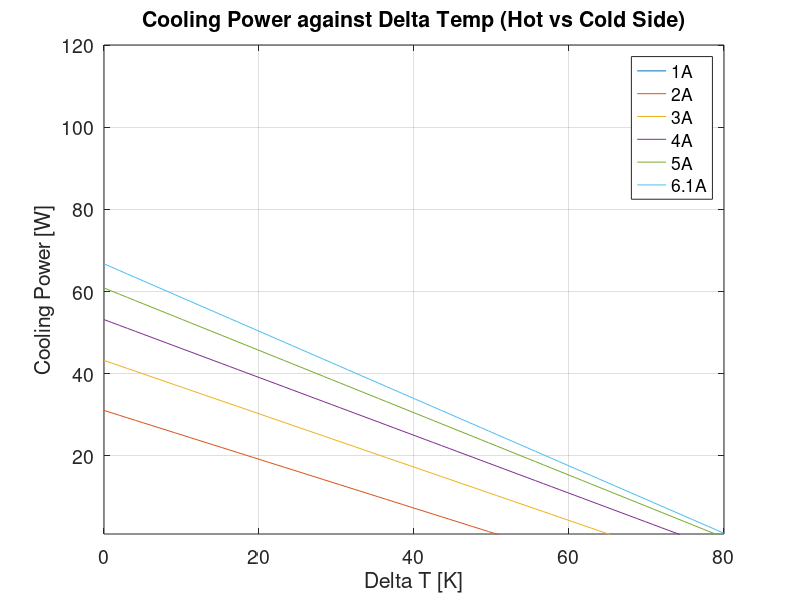

This figure's MATLAB source:
%% Properties for calculation

clear global;
clc;clear;

%% Declare variables as global for use in other scripts (bad practice)
global kin_visc_air Cp_air k_air alpha_air Pr_air rho_air 
global R_e_hc R_k_hc alpha_seeback num_semi_cond


%% Properties

% % USED FOR HIGHER COOLING POWER (MORE CURRENT DRAWN)
% % Bismuth Telluride Peltier element properties (TEC1-12710)
% alpha_s_pos = 1.15 * 10^-4;           % V/degC
% alpha_s_neg = -1.1 * 10^-4;          % V/degC
% rho_e_pos = 0.28 * 10^-5;                   % Ohm-m
% rho_e_neg = rho_e_pos;               % Ohm-m
% k_bismuth_pos = 1.7;                 % W/mK
% k_bismuth_neg = 1.65;                % W/mK
% width_semi_cond = 0.00135;            % m 
% height_semi_cond = 0.0019;           % m
% num_semi_cond = 252;                 % 127 couples


% % Bismuth Telluride Peltier element properties (TEC1-12706) - correct
alpha_s_pos = 1.25 * 10^-4;           % V/degC
alpha_s_neg = -1.25 * 10^-4;          % V/degC
rho_e_pos = 0.28 * 10^-5;                   % Ohm-m
rho_e_neg = rho_e_pos;               % Ohm-m
k_bismuth_pos = 2.0;                 % W/mK
k_bismuth_neg = 2.0;                % W/mK
width_semi_cond = 0.0011;            % m 
height_semi_cond = 0.0022;           % m
num_semi_cond = 220;                 % 127 couples


% % Table C.9 - Bismuth Telluride Peltier element properties (TEC1-12706)
% alpha_s_pos = 1.05 * 10^-4;           % V/degC
% alpha_s_neg = -1.05 * 10^-4;          % V/degC
% rho_e_pos = 0.5 * 10^-5;                   % Ohm-m
% rho_e_neg = rho_e_pos;               % Ohm-m
% k_bismuth_pos = 0.8;                 % W/mK
% k_bismuth_neg = 0.8;                % W/mK
% width_semi_cond = 0.0018;            % m (NOT TOO SURE..)
% height_semi_cond = 0.0027;           % m
% num_semi_cond = 254;                 % 127 couples

alpha_seeback = alpha_s_pos - alpha_s_neg;
R_e_hc = (height_semi_cond/(width_semi_cond^2)) * (rho_e_pos + rho_e_neg);
R_k_hc = 1 / ( num_semi_cond * (width_semi_cond^2/height_semi_cond) * (k_bismuth_pos + k_bismuth_neg) );

%% Plot cooling power against delta T curve

% T_h = 27 + 273.16;
T_h = 50 + 273.16;

delta_T_max = 80;
iters = 80;
delta_T_arr = linspace(0, delta_T_max, iters);
cooling_power_arr_1_amp = zeros(iters, 1);
cooling_power_arr_2_amp = zeros(iters, 1);
cooling_power_arr_3_amp = zeros(iters, 1);
cooling_power_arr_4_amp = zeros(iters, 1);
cooling_power_arr_5_amp = zeros(iters, 1);
cooling_power_arr_6_amp = zeros(iters, 1);




for i = 1:length(delta_T_arr)
    
    T_c = T_h - delta_T_arr(i);
    
%     % 1 A
    J_e = 1;
%     cooling_power_arr_1_amp(i) = -(num_semi_cond * alpha_seeback * J_e * T_c) + (delta_T_arr(i) / R_k_hc) + (0.5 * num_semi_cond * R_e_hc * J_e^2);
    
    % 2 A
%     J_e = 2;
    J_e = 2;
    cooling_power_arr_2_amp(i) = -(num_semi_cond * alpha_seeback * J_e * T_c) + (delta_T_arr(i) / R_k_hc) + (0.5 * num_semi_cond * R_e_hc * J_e^2);
    
    % 3 A
    J_e = 3;
%     J_e = 4;
    cooling_power_arr_3_amp(i) = -(num_semi_cond * alpha_seeback * J_e * T_c) + (delta_T_arr(i) / R_k_hc) + (0.5 * num_semi_cond * R_e_hc * J_e^2);
    
    % 4 A
    J_e = 4;
%     J_e = 6;
    cooling_power_arr_4_amp(i) = -(num_semi_cond * alpha_seeback * J_e * T_c) + (delta_T_arr(i) / R_k_hc) + (0.5 * num_semi_cond * R_e_hc * J_e^2);
    
    % 5 A
    J_e = 5;
%     J_e = 8;
    cooling_power_arr_5_amp(i) = -(num_semi_cond * alpha_seeback * J_e * T_c) + (delta_T_arr(i) / R_k_hc) + (0.5 * num_semi_cond * R_e_hc * J_e^2);
    
    % 6 A
    J_e = 6.1;
%     J_e = 10.1;
    cooling_power_arr_6_amp(i) = -(num_semi_cond * alpha_seeback * J_e * T_c) + (delta_T_arr(i) / R_k_hc) + (0.5 * num_semi_cond * R_e_hc * J_e^2);
    
end

plot(delta_T_arr, -cooling_power_arr_1_amp, delta_T_arr, -cooling_power_arr_2_amp, delta_T_arr, -cooling_power_arr_3_amp, delta_T_arr, -cooling_power_arr_4_amp, delta_T_arr, -cooling_power_arr_5_amp, delta_T_arr, -cooling_power_arr_6_amp);
title("Cooling Power against Delta Temp (Hot vs Cold Side)");
xlabel("Delta T [K]");
ylabel("Cooling Power [W]");
ylim([1,120]);
legend("1A", "2A", "3A", "4A", "5A", "6.1A", "Location", "NorthEast");
grid on;
set(gca,'FontSize',14)

